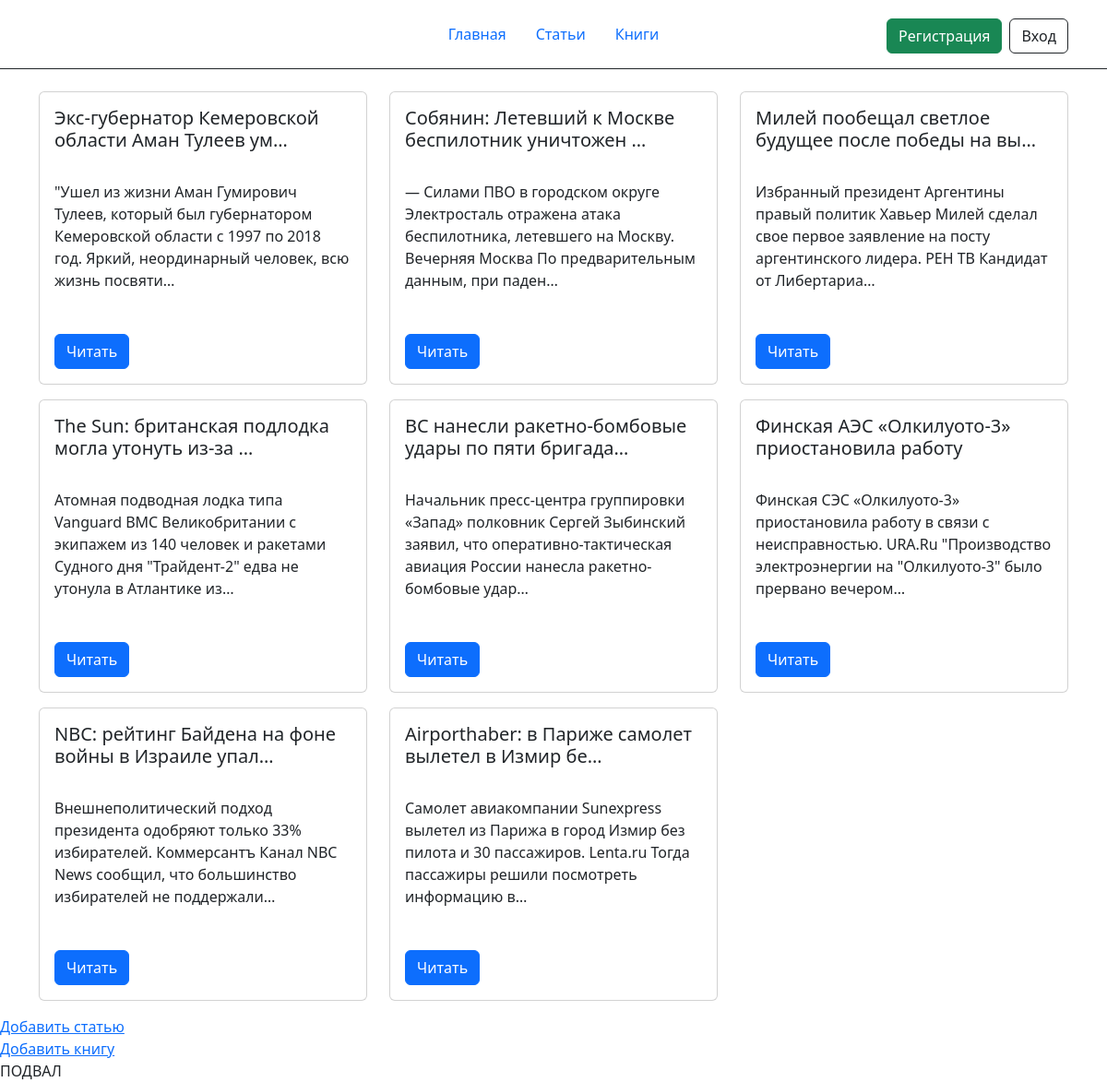
The app's page /articles/ with its own data.
### classviewshome/models.py (models this page shows, shortened)
class Article(models.Model):
    title = models.CharField(max_length=100, verbose_name='Заголовок')
    text = models.TextField(verbose_name='Текст')

### classviewshome/views.py (the view)
# urls.py: path('articles/', ArticleListView.as_view(), name='article_list'),
class ArticleListView(ListView):
    model = Article

### classviewshome/templates/classviewshome/article_list.html (shortened to what this page needs)
{% extends "base.html" %}
{% block content %}
<div class="container">
    <div class="row">
        {% for article in article_list %}
        <div class=" d-flex col-12 md-6 col-xl-4 col-xxl-3 mb-2 mb-md-3">
            <div class="card">
                <div class="card-body align-items-center justify-content-center">
                    <h5 class="card-title">{{ article.title|truncatechars:50 }}</h5>
                    <p class="card-text" style="height:150px;">{{ article.text|truncatechars:150 }}</p>
                    <a href="{% url 'article_detail' article.pk %}" class="btn btn-primary">Читать</a>
                </div>
            </div>
        </div>
        {% endfor %}
    </div>
</div>
<div><a href="{% url 'create_article' %}">Добавить статью</a></div>
<div><a href="{% url 'create_book' %}">Добавить книгу</a></div>
{% endblock content %}

### templates/base.html (shortened to what this page needs)
<!DOCTYPE html>
<html lang="en">
<head>
    <link href="https://cdn.jsdelivr.net/npm/bootstrap@5.3.1/dist/css/bootstrap.min.css" rel="stylesheet">
</head>
<body>
{% include "header.html" %}
{% block content %}
{% endblock content %}
{% include "footer.html" %}
</body>
</html>

### templates/header.html (shortened to what this page needs)
<header class="mb-4 py-3 border-bottom border-dark">
    <div class="container">
        <div class="row d-flex justify-content-between align-items-center ">
            <div class="col-4 d-flex">
                <a href="{% url 'home' %}" class="col-1">
                         alt=""></a>
            </div>
            <div class="col-4 fs-4">
                <ul class="nav w-100 fs-6 d-flex justify-content-center">
                    <li class="nav-item">
                        <a class="nav-link active" aria-current="page" href="{% url 'home' %}">Главная</a>
                    </li>
                    <li class="nav-item">
                        <a class="nav-link" href="{% url 'article_list' %}">Статьи</a>
                    </li>
                    <li class="nav-item">
                        <a class="nav-link" href="{% url 'book_list' %}">Книги</a>
                    </li>
                </ul>
            </div>
            <div class="col-4 d-flex justify-content-end align-items-center pt-1">
                {% if user.is_authenticated == False %}
                <a href="{% url 'register' %}" class="h-75 btn btn-success ms-2" type="button">Регистрация</a>
                <a href="{% url 'login' %}" class="h-75 btn btn-outline-dark  ms-2" type="button">Вход</a>
                {% else %}
                <a href="{% url 'profile' %}" class="h-75 btn btn-info  ms-2" type="button">Профиль</a>
                <a href="{% url 'logout' %}" class="h-75 btn btn btn-dark ms-2" type="button">Выход</a>
                {% if user.is_staff %}
                <a href="{% url 'admin:index' %}" class="h-75 btn btn-danger ms-2" type="button">Админка</a>
                {% endif %}
                {% endif %}
            </div>
        </div>
    </div>
</header>

### templates/footer.html
<div>
ПОДВАЛ
    </div>

### records on screen
Article: title "Экс-губернатор Кемеровской области Аман Тулеев ум…", text "\"Ушел из жизни Аман Гумирович Тулеев, который был губернатором Кемеровской области с 1997 по 2018 год. Яркий, неординарный человек, всю жизнь посвяти…"
Article: title "Собянин: Летевший к Москве беспилотник уничтожен …", text "— Силами ПВО в городском округе Электросталь отражена атака беспилотника, летевшего на Москву. Вечерняя Москва По предварительным данным, при паден…"
Article: title "Милей пообещал светлое будущее после победы на вы…", text "Избранный президент Аргентины правый политик Хавьер Милей сделал свое первое заявление на посту аргентинского лидера. РЕН ТВ Кандидат от Либертариа…"
Article: title "The Sun: британская подлодка могла утонуть из-за …", text "Атомная подводная лодка типа Vanguard ВМС Великобритании с экипажем из 140 человек и ракетами Судного дня \"Трайдент-2\" едва не утонула в Атлантике из…"
Article: title "ВС нанесли ракетно-бомбовые удары по пяти бригада…", text "Начальник пресс-центра группировки «Запад» полковник Сергей Зыбинский заявил, что оперативно-тактическая авиация России нанесла ракетно-бомбовые удар…"
Article: title "Финская АЭС «Олкилуото-3» приостановила работу", text "Финская СЭС «Олкилуото-3» приостановила работу в связи с неисправностью. URA.Ru \"Производство электроэнергии на \"Олкилуото-3\" было прервано вечером…"
Article: title "NBC: рейтинг Байдена на фоне войны в Израиле упал…", text "Внешнеполитический подход президента одобряют только 33% избирателей. Коммерсантъ Канал NBC News сообщил, что большинство избирателей не поддержали…"
Article: title "Airporthaber: в Париже самолет вылетел в Измир бе…", text "Самолет авиакомпании Sunexpress вылетел из Парижа в город Измир без пилота и 30 пассажиров. Lenta.ru Тогда пассажиры решили посмотреть информацию в…"
